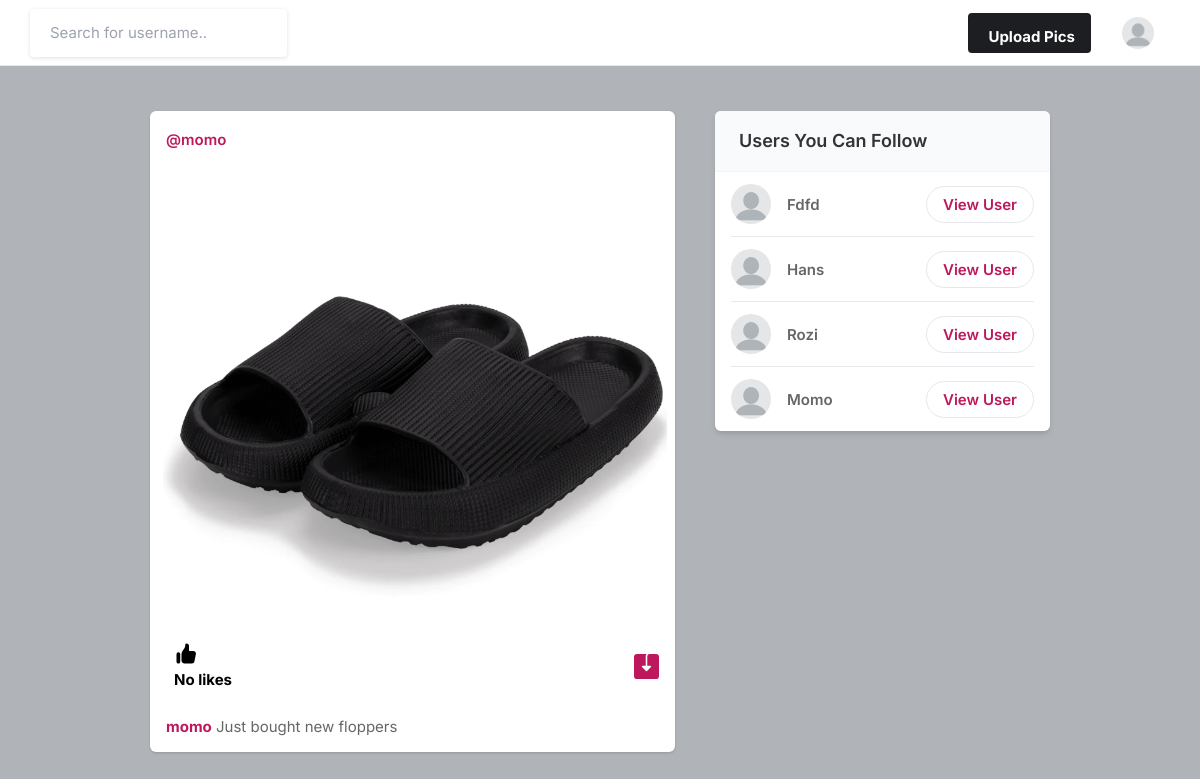
The app's page / (signed in), older data.
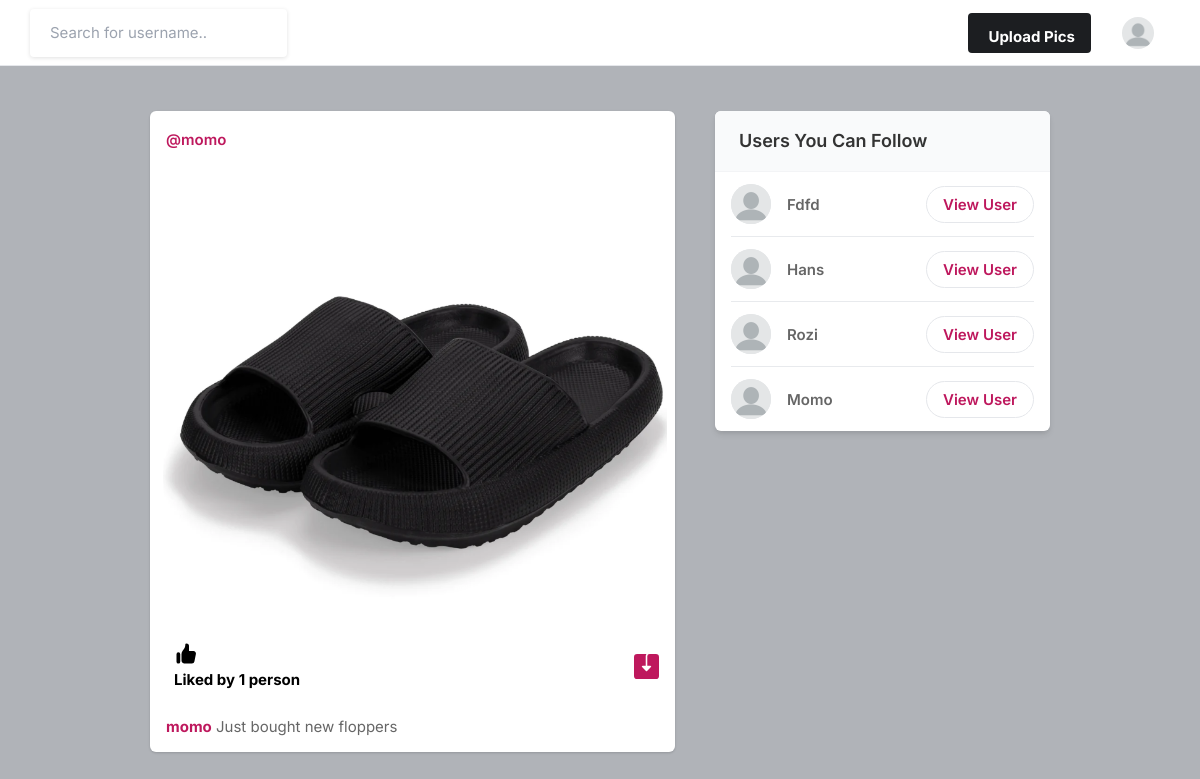
The same page, newer data.
### account/models.py (models this page shows, shortened)
class Profile(models.Model):
    user = models.ForeignKey(User, on_delete=models.CASCADE)
    id_user = models.IntegerField()
    bio = models.TextField(blank=True)
    profileimg = models.ImageField(upload_to='profile_images', default='blank-profile-picture.png')
    location = models.CharField(max_length=100, blank=True)

class Post(models.Model):
    id = models.UUIDField(primary_key=True, default=uuid.uuid4)
    user = models.CharField(max_length=100)
    image = models.ImageField(upload_to='post_images')
    caption = models.TextField()
    created_at = models.DateTimeField(default=datetime.now)
    no_of_likes = models.IntegerField(default=0)

### account/views.py (the view)
# urls.py: path('', views.index, name='index'),
@login_required(login_url='signin')
def index(request):
    user_object = User.objects.get(username=request.user.username)
    user_profile = Profile.objects.get(user=user_object)
    user_following = FollowersCount.objects.filter(follower=request.user.username).values_list('user', flat=True)
    if not user_following:
        feed_list = Post.objects.all()
    else:
        feed_list = Post.objects.filter(user__in=user_following)
    all_users = User.objects.all()
    user_following_all = User.objects.filter(username__in=user_following)
    final_suggestions_list = list(set(all_users) - set(user_following_all) - {request.user})
    random.shuffle(final_suggestions_list)
    username_profile_list = Profile.objects.filter(user__in=final_suggestions_list)[:4]
    return render(request, 'index.html', {
        'user_profile': user_profile,
        'posts': feed_list,
        'suggestions_username_profile_list': username_profile_list
    })

### templates/index.html (shortened to what this page needs)
{% load static %}
<!DOCTYPE html>
<html lang="en">
<head>
    <link rel="stylesheet" href="{% static 'assets/css/tailwind.css' %}">
    <link rel="stylesheet" href="{% static 'assets/css/uikit.css' %}">
    <link rel="stylesheet" href="{% static 'assets/css/icons.css' %}">
    <link rel="stylesheet" href="{% static 'assets/css/style.css' %}">
</head>
<body>
            <header>
                <div class="header_inner">
                    <form action="/search" method="POST">
                    <div class="left-side">
                            <input type="text" name="username" placeholder="Search for username..">&nbsp; &nbsp;
                    </div>
                    </form>
                    <div class="right-side lg:pr-4">
                        <a href="#"
                            class="bg-pink-500 flex font-bold hidden hover:bg-pink-600 hover:text-white inline-block items-center lg:block max-h-10 mr-4 px-4 py-2 rounded shado text-white">
                              Upload Pics
                        </a>
                        <a href="#">
                            <img src="{{user_profile.profileimg.url}}" class="header-avatar" alt="">
                        </a>
                    </div>
                </div>
            </header>
            <div class="container m-auto">
                <div class="lg:flex justify-center lg:space-x-10 lg:space-y-0 space-y-5">
                    <div class="space-y-5 flex-shrink-0 lg:w-7/12">
                        {% if posts %}
                        {% for post in posts reversed %}
                        <div class="bg-white shadow rounded-md  -mx-2 lg:mx-0">
                            <div class="flex justify-between items-center px-4 py-3">
                                <div class="flex flex-1 items-center space-x-4">
                                    <span class="block font-semibold "><a href="/profile/{{post.user}}">@{{post.user}}</a></span>
                                </div>
                              <div>
                                <a href="#"> <i class="icon-feather-more-horizontal text-2xl hover:bg-gray-200 rounded-full p-2 transition -mr-1 "></i> </a>
                              </div>
                            </div>
                            {% if post.image %}
                            <div uk-lightbox>
                                <a href="{{post.image.url}}">
                                    <img src="{{post.image.url}}" alt="">
                                </a>
                            </div>
                            {% endif %}
                            <div class="py-3 px-4 space-y-3">
                                <div class="flex space-x-4 lg:font-bold">
                                    <a href="/like-post?post_id={{post.id}}" class="flex items-center space-x-2">
                                        <div class="p-2 rounded-full text-black">
                                            {% if post.no_of_likes == 0 %}
                                            <p>No likes</p>
                                            {% elif post.no_of_likes == 1 %}
                                            <p>Liked by {{post.no_of_likes}} person</p>
                                            {% else %}
                                            <p>Liked by {{post.no_of_likes}} people</p>
                                            {% endif %}
                                        </div>
                                    </a>
                                    {% if post.image %}
                                    <a href="{{post.image.url}}" class="flex items-center space-x-2 flex-1 justify-end" download>
                                    </a>
                                    {% endif %}
                                </div>
                                <p>
                                    <a href="/profile/{{post.user}}"><strong>{{post.user}}</strong></a> {{post.caption}}
                                </p>
                            </div>
                        </div>
                        {% endfor %}
                    {% else %}
                        <p>No posts available.</p>
                    {% endif %}
                    </div>
                    <div class="lg:w-5/12">
                        <div class="bg-white  shadow-md rounded-md overflow-hidden">
                            <div class="bg-gray-50  border-b border-gray-100 flex items-baseline justify-between py-4 px-6 ">
                                <h2 class="font-semibold text-lg">Users You Can Follow</h2>
                            </div>
                            <div class="divide-gray-300 divide-gray-50 divide-opacity-50 divide-y px-4 ">
                                {% for suggestion in suggestions_username_profile_list %}
                                <div class="flex items-center justify-between py-3">
                                    <div class="flex flex-1 items-center space-x-4">
                                        <a href="/profile/{{suggestion.user}}">
                                            <img src="{{suggestion.profileimg.url}}" class="bg-gray-200 rounded-full w-10 h-10">
                                        </a>
                                        <div class="flex flex-col">
                                            <span class="block capitalize font-semibold"> {{suggestion.user}} </span>
                                        </div>
                                    </div>
                                    <a href="/profile/{{suggestion.user}}" class="border border-gray-200 font-semibold px-4 py-1 rounded-full hover:bg-pink-600 hover:text-white hover:border-pink-600 "> View User </a>
                                </div>
                                {% endfor %}
                            </div>
                        </div>
                    </div>
                </div>
            </div>
</body>
</html>

### static/assets/css/style.css (style rules this page uses)
body { background-color: #B0B3B8!important; }
input { height: 48px; line-height: 48px; padding: 0 20px; outline: none; font-size: 15px; color: #808080; max-width: 100%; width: 100%; -webkit-box-sizing: border-box; box-sizing: border-box; display: block; font-weight: 400; opacity: 1; border-radius: 4px; border: none; -webkit-box-shadow: 0 1px 4px 0px rgba(0, 0, 0, 0.12); box-shadow: 0 1px 4px 0px rgba(0, 0, 0, 0.12); }
input[type="text"], input[type="password"], input[type="email"], input[type="number"] { height: 48px; line-height: 48px; padding: 0 20px; outline: none; font-size: 15px; color: #808080; max-width: 100%; width: 100%; -webkit-box-sizing: border-box; box-sizing: border-box; display: block; font-weight: 400; opacity: 1; border-radius: 4px; border: none; -webkit-box-shadow: 0 1px 4px 0px rgba(0, 0, 0, 0.12); box-shadow: 0 1px 4px 0px rgba(0, 0, 0, 0.12); }
input { -webkit-transition: all 0.1s ease-in-out; transition: all 0.1s ease-in-out; }
::placeholder { color: #808080; opacity: 1; }
a { color: #be185d; -webkit-transition: 0.3s; transition: 0.3s; outline: none !important; }
img { max-width: 100%; }
body { color: #666; font-size: 15px; line-height: 27px; background-color: #f0f2f5; font-family: "Inter", sans-serif; text-transform: none; }
body p { font-size: 15px; line-height: 27px; }
h1, h2, h3, h4, h5, h6 { font-family: "Inter", sans-serif; text-transform: none; }
input[type="text"], input[type="password"], input[type="email"] { font-family: "Inter", sans-serif; text-transform: none; }
h1, h2, h3, h4, h5, h6 { color: #333; font-weight: 500; margin: 0; padding: 0; }
h2 { font-size: 26px; }
b, strong { font-weight: 700 !important; }
@media (min-width: 1024px) { .container { max-width: 900px !important; padding-top: 45px; } }
header { background-color: #fff; left: 0; right: 0; top: 0; z-index: 99; height: 66px; display: -webkit-box; display: -ms-flexbox; display: flex; -webkit-box-align: center; -ms-flex-align: center; align-items: center; border-bottom: 1px solid #e5e7eb; }
header .header_inner { display: -webkit-box; display: -ms-flexbox; display: flex; -webkit-box-align: center; -ms-flex-align: center; align-items: center; max-width: 1090px; margin: auto; width: 100%; max-width: 100% !important; padding: 0 30px; }
header .header_inner .left-side { display: -webkit-box; display: -ms-flexbox; display: flex; -webkit-box-align: center; -ms-flex-align: center; align-items: center; }
header .header_inner .right-side { display: -webkit-box; display: -ms-flexbox; display: flex; -webkit-box-align: center; -ms-flex-align: center; align-items: center; -webkit-box-pack: end; -ms-flex-pack: end; justify-content: flex-end; margin-left: auto; }
header .header_inner .right-side .header-avatar { width: 32px; height: 32px; border-radius: 100%; margin-left: 15px; }

Row changes from the older to the newer data that the page shows:
changed Post "momo": no_of_likes (not shown) → "1"; no_of_likes "No likes" → "Liked by person"
